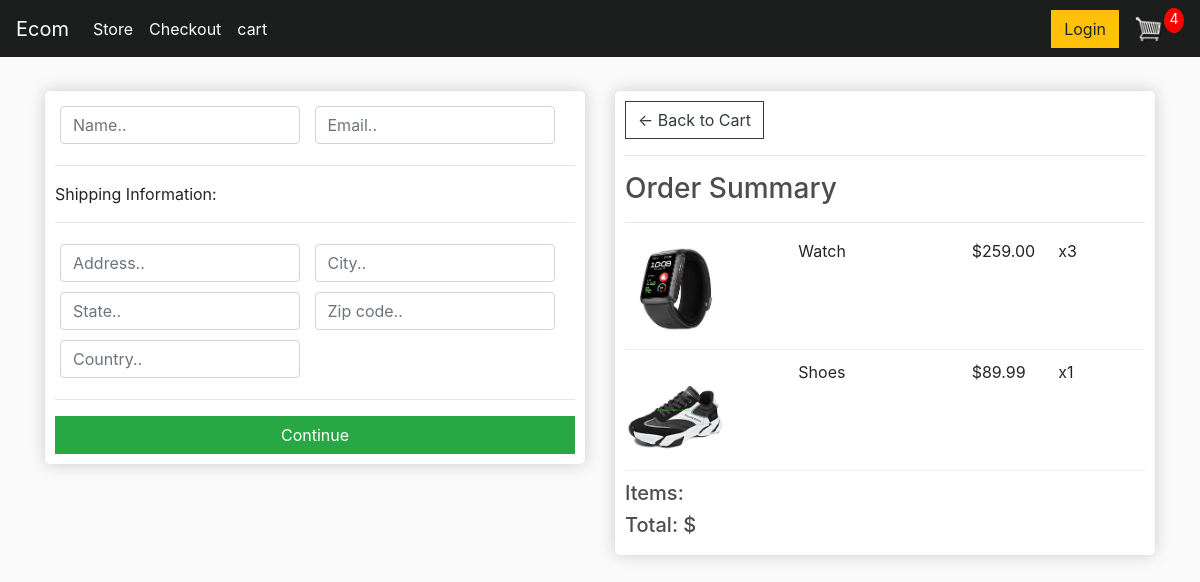
Screenshot of /checkout/ (signed in) with the database file from the repository.
### store/models.py (models this page shows, shortened)
class OrderItem(models.Model):
    product = models.ForeignKey(Product, on_delete=models.SET_NULL, null=True)
    order = models.ForeignKey(Order, on_delete=models.SET_NULL, null=True, related_name='order_items')
    quantity = models.IntegerField(default=0, null=True, blank=True)
    date_added = models.DateTimeField(auto_now_add=True)

class Product(models.Model):
    name = models.CharField(max_length=200, null=True)
    price = models.FloatField()
    digital = models.BooleanField(default=False, null=True, blank=True)
    image = models.ImageField(upload_to="photos/%Y/%m/%d", null=True, blank=True)

### store/views.py (the view)
def checkout(request):
    if request.user.is_authenticated:
        customer = request.user.customer
        order, _ = Order.objects.get_or_create(customer=customer, complete=False)
        items = order.order_items.all()
        cartitems = order.get_cart_items
    else:
        items = []
        order = {'get_cart_items': 0, 'get_cart_total': 0, 'shipping': False}
        cartitems = order['get_cart_items']
    context = {
        'items': items,
        'order': order,
        'cartitems': cartitems
    }
    return render(request, 'store/checkout.html', context)

### store/models.py (called while the page is built)
    @property
    def get_cart_items(self):
        orderitems = self.order_items.all()
        total = sum([item.quantity for item in orderitems])
        return total

### store/templates/store/checkout.html (shortened to what this page needs)
{% extends 'store/base/base.html' %}
{% load static %}
{% block content %}
    <div class="row">
        <div class="col-lg-6">
            <div class="box-element" id="form-wrapper">
                <form id="form">
                    <div id="user-info">
                        <div class="form-field">
                            <input required class="form-control" type="text" name="name" placeholder="Name..">
                        </div>
                        <div class="form-field">
                            <input required class="form-control" type="email" name="email" placeholder="Email..">
                        </div>
                    </div>
                    <div id="shipping-info">
                        <hr>
                        <p>Shipping Information:</p>
                        <hr>
                        <div class="form-field">
                            <input class="form-control" type="text" name="address" placeholder="Address..">
                        </div>
                        <div class="form-field">
                            <input class="form-control" type="text" name="city" placeholder="City..">
                        </div>
                        <div class="form-field">
                            <input class="form-control" type="text" name="state" placeholder="State..">
                        </div>
                        <div class="form-field">
                            <input class="form-control" type="text" name="zipcode" placeholder="Zip code..">
                        </div>
                        <div class="form-field">
                            <input class="form-control" type="text" name="country" placeholder="Country..">
                        </div>
                    </div>
                    <hr>
                    <input id="form-button" class="btn btn-success btn-block" type="submit" value="Continue">
                </form>
            </div>
            <br>
        </div>
        <div class="col-lg-6">
            <div class="box-element">
                <a class="btn btn-outline-dark" href="{% url 'cart' %}">&#x2190; Back to Cart</a>
                <hr>
                <h3>Order Summary</h3>
                <hr>
                {% for item in items %}
                <div class="cart-row">
                    <div style="flex:2"><img class="row-image" src="{{item.product.image.url}}"></div>
                    <div style="flex:2"><p>{{item.product.name}}</p></div>
                    <div style="flex:1"><p>${{item.product.price|floatformat:2}}</p></div>
                    <div style="flex:1"><p>x{{item.quantity}}</p></div>
                </div>
                {% endfor %}
                <h5>Items: {{get_cart_items}}</h5>
                <h5>Total: ${{get_cart_total}}</h5>
            </div>
        </div>
    </div>
{% endblock content %}

### store/static/css/main.css (style rules this page uses)
body { background-color: hsl(0, 0%, 98%); }
h1,h2,h3,h4,h5,h6 { color:hsl(0, 0%, 30%); }
.box-element { box-shadow:hsl(0, 0%, 80%) 0 0 16px; background-color: #fff; border-radius: 5px; padding: 10px; }
.col-lg-4, .col-lg-6, .col-lg-8, .col-lg-12 { margin-top: 10px; }
.btn { border-radius: 0; }
.row-image { width: 100px; }
.form-field { width:250px; display: inline-block; padding: 5px; }
.cart-row { display: flex; align-items: flex-stretch; padding-bottom: 10px; margin-bottom: 10px; border-bottom: 1px solid hsl(0, 0%, 93%); }

### rows the page displays
OrderItem: product.image (picture), product.name "Watch", product.price "259.00", quantity "3"
OrderItem: product.image (picture), product.name "Shoes", product.price "89.99", quantity "1"

### other values shown
{{ cartitems }} "4"
